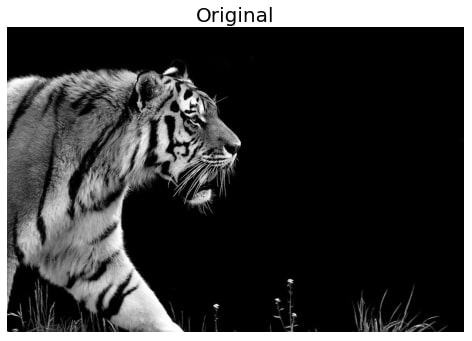
#> input picture assets/tiger.jpg, 472 x 341 px
$ jupyter execute --allow-errors KrishnaMundada_E-45_Lab_Internal.ipynb
#> lines starting #> are read from the running program, lines starting #| are printed output that depends on the picture
```Date 28/04/23```
<p>Name:- Krishna Mundada<p>
<p>Roll No:- 45 </p>
<p>Batch:- E3</p>
<p>Internal Lab FDVIP</p>
<hr>
<hr>
<p>Problem statement:- Experiment 7 (Perform Canny Edge and Hough Algorithm)<p>

Canny Edge

[cell 1]
import cv2
import numpy as np
import matplotlib.pyplot as plt

img = cv2.imread('../assets/tiger.jpg', 0)
#> img is the input picture: shape (341, 472); min 0, max 255, mean 62.1

assert img is not None, 'file cannot be null'

edges = cv2.Canny(img, 100, 200)
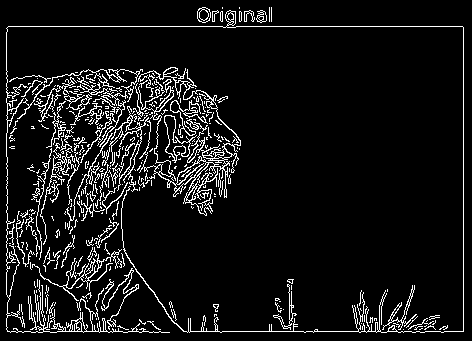
#> edges: shape (341, 472); 8.1% white in thin lines or dots

plt.subplot(121)
plt.imshow(img, cmap='gray')
plt.title('Original img')
plt.xticks([])
plt.yticks([])

plt.subplot(122)
plt.imshow(edges, cmap='gray')
plt.title('Edge Detected img')
plt.xticks([])
plt.yticks([])
plt.show()
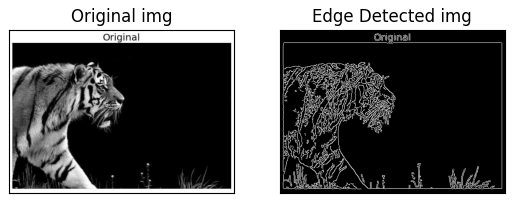
#> figure drawn by matplotlib, 2 panels

Horizontal Lines

[cell 2]
import cv2
import numpy as np

img = cv2.imread('../assets/lines.png', 0)
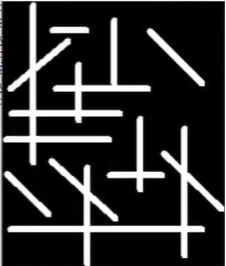
#> input picture assets/lines.png, 226 x 266 px
#> img: shape (266, 226); min 0, max 255, mean 46.8

# binr = cv2.threshold(img, 0, 255, cv2.THRESH_BINARY + cv2.THRESH_OTSU)[1]

kernel = np.ones((2, 19), np.uint8)

horizontalLines = cv2.erode(img, kernel, iterations=1)
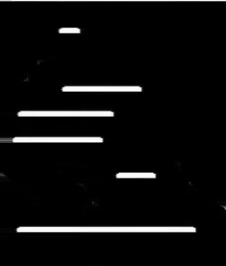
#> horizontalLines: shape (266, 226); min 0, max 255, mean 12.9
# cv2.imshow('vertical', horizontalLines)

# cv2.imshow('horizontal', horizontalLines)
cv2.imwrite('horizontalLines.png', horizontalLines)

plt.subplot(121)
plt.imshow(img, cmap='gray')
plt.title('Original img')
plt.xticks([])
plt.yticks([])

plt.subplot(122)
plt.imshow(horizontalLines, cmap='gray')
plt.title('Horizontal Lines from given image')
plt.xticks([])
plt.yticks([])
plt.show()

cv2.waitKey(0)
cv2.destroyAllWindows()

Vertical Lines

[cell 3]
import cv2
import numpy as np

img = cv2.imread('../assets/lines.png', 0)

# binr = cv2.threshold(img, 0, 255, cv2.THRESH_BINARY + cv2.THRESH_OTSU)[1]
kernel = np.ones((11, 3), np.uint8)
verticalLines = cv2.erode(img, kernel, iterations=1)
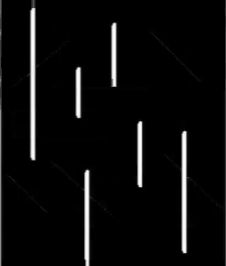
#> verticalLines: shape (266, 226); min 0, max 254, mean 11.5
# cv2.imshow('vertical', verticalLines)

cv2.imwrite('../assets/verticalLines.png', verticalLines)

plt.subplot(121)
plt.imshow(img, cmap='gray')
plt.title('Original img')
plt.xticks([])
plt.yticks([])

plt.subplot(122)
plt.imshow(verticalLines, cmap='gray')
plt.title('Vertical Lines from given image')
plt.xticks([])
plt.yticks([])
plt.show()

cv2.waitKey(0)
cv2.destroyAllWindows()
